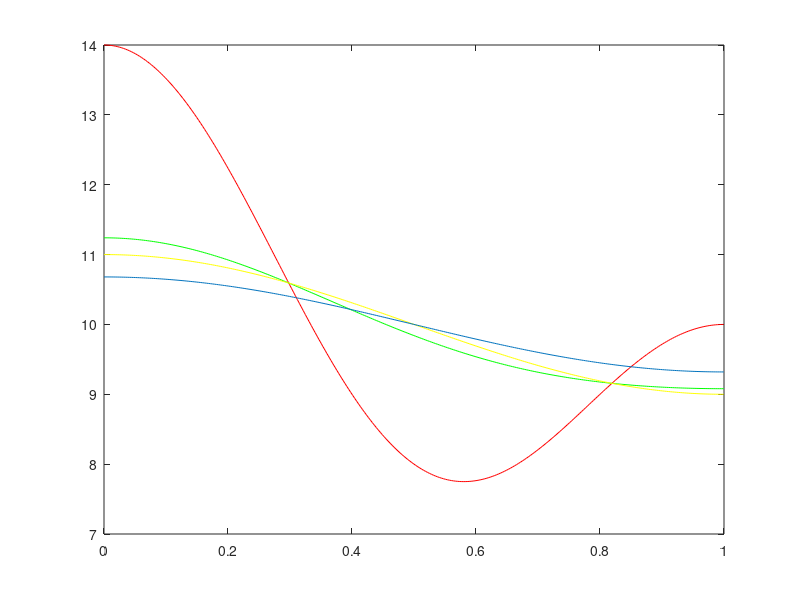

MATLAB code to generate this figure:
clear all;
close all;
f=input('enter the freq');
N=input('enter the number of samples');
w=2*pi*f;
alpha=(N-1)/2;
h=zeros(1,N);
for n=0:1:N-1
    if n~=(N-1)/2
    h(n+1)=sin(w*(n-alpha))/((n-alpha)*pi);
    h(n+1)=1-h(n+1);
    end
end
h(((N-1)/2)+1)=(w/pi);
rectangular_window=boxcar(N);
ham=hamming(N);
han=hanning(N);
black=blackman(N);
h1=h.*rectangular_window';
h2=h.*ham';
h3=h.*han';
h4=h.*black';
w=0:.01:pi;
H1=freqz(h1,1,w);
H2=freqz(h2,1,w);
H3=freqz(h3,1,w);
H4=freqz(h4,1,w);
plot(w/pi,abs(H1),'r',w/pi,abs(H2),'g',w/pi,abs(H3),'y',w/pi,abs(H4));
